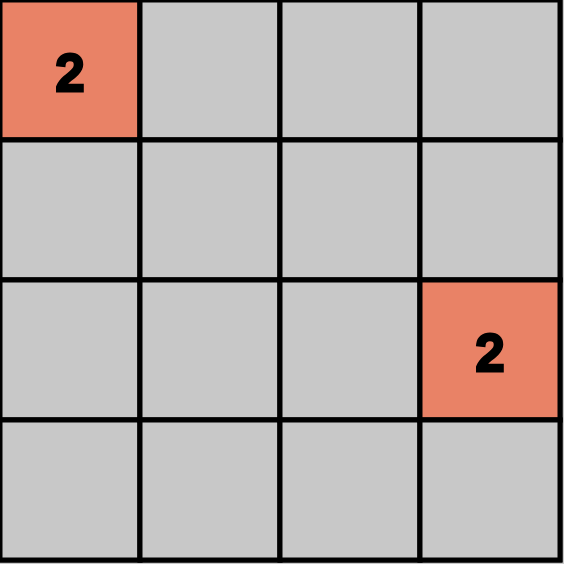
Frame 1 (no input)
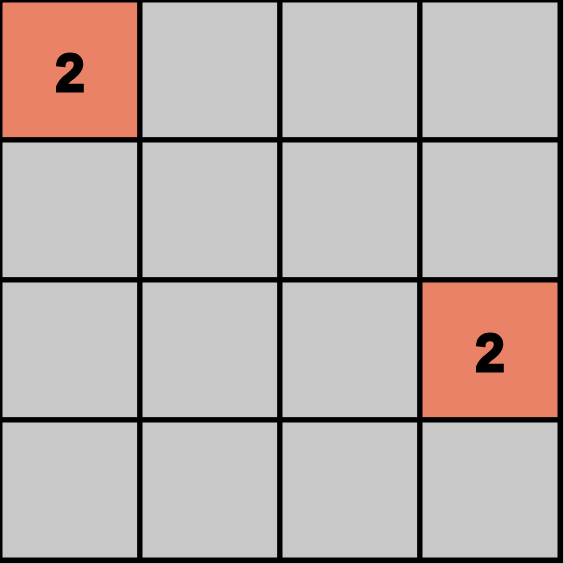
Frame 60 (no input)
Frame 120 (the mouse pressed at the canvas centre since frame 60): identical to frame 60, image omitted

The p5.js sketch that drew these frames (run headless with seeded random() and noise() and a simulated clock; from frame 60 on, the mouse is pressed at the canvas centre):

// p5.js sketch
// ── sketch.js
var grid = [];
var rows = 4;
var cols = 4;
var cellWidth = 140;


function setup() {
  createCanvas(cols*cellWidth + 4, rows*cellWidth + 4);
  background(200);
  createGrid();


  var t = new Tile(0,0,2);
  var t2 = new Tile(3,2,2);

}

function draw() {
  showCells();
}





function createGrid() {
  for (var i = 0; i < rows; i++) {
    grid[i] = [];
    for (var j = 0; j < cols; j++) {
      grid[i].push(new Cell(i,j));
    }
  }
}


function showCells() {
  for (var i = 0; i < rows; i++) {
    for (var j = 0; j < cols; j++) {
      grid[i][j].show();
    }
  }
}


function keyPressed() {
  if (keyCode == UP_ARROW) move(0,-1);
  if (keyCode == RIGHT_ARROW) move(1,0);
  if (keyCode == DOWN_ARROW) move(0,1);
  if (keyCode == LEFT_ARROW) move(-1,0);
  addTile();
}


function move(x,y) {
  if (x == 0 && y == -1) {
    for (var i = 0; i < rows; i++) {
      for (var j = 0; j < cols; j++) {
        if (grid[i][j].occupant != undefined) {
          grid[i][j].occupant.move(x,y);
        }
      }
    }
  }

  if (x == 1 && y == 0) {
    for (var i = rows; i > 0; i--) {
      for (var j = 0; j < cols; j++) {
        if (grid[i][j].occupant != undefined) {
          grid[i][j].occupant.move(x,y);
        }
      }
    }
  }

  if (x == 0 && y == 1) {
    for (var i = 0; i < rows; i++) {
      for (var j = cols; j > 0; j--) {
        if (grid[i][j].occupant != undefined) {
          grid[i][j].occupant.move(x,y);
        }
      }
    }
  }

  if (x == -1 && y == 0) {
    for (var i = 0; i < rows; i++) {
      for (var j = 0; j < cols; j++) {
        if (grid[i][j].occupant != undefined) {
          grid[i][j].occupant.move(x,y);
        }
      }
    }
  }
}


function addTile() {
  var possibilities = [];

  for (var i = 0; i < rows; i++) {
    for (var j = 0; j < cols; j++) {
      if (grid[i][j].occupant == undefined) {
        possibilities.push(grid[i][j]);
      }
    }
  }
  var spawnPoint = random(possibilities);
  grid[spawnPoint.col][spawnPoint.row].occupant = new Tile(spawnPoint.col,spawnPoint.row,2);
}

// ── cell.js
function Cell(col,row) {
  this.col = col;
  this.row = row;
  this.occupant;

  this.show = function() {
    stroke(0);
    strokeWeight(5);
    noFill();
    rect(this.col*cellWidth,this.row*cellWidth,cellWidth,cellWidth);
    if (this.occupant != undefined) {
      fill(233,150 - this.occupant.value*10,122 - this.occupant.value*10);
      rect(this.col*cellWidth,this.row*cellWidth,cellWidth,cellWidth);
      textSize(50);
      textAlign(CENTER);
      fill(0);
      text(this.occupant.value,this.col*cellWidth + cellWidth/2,this.row*cellWidth + cellWidth/2 + 20);
    } else {
      fill(200);
      rect(this.col*cellWidth,this.row*cellWidth,cellWidth,cellWidth);
    }
  }
}

// ── tile.js
function Tile(col,row,value) {
  this.col = col;
  this.row = row;
  this.value = value;
  this.host = grid[this.col][this.row];
  this.host.occupant = this;

  this.move = function(x,y) {
    for (var i = 0; i < 4; i++) {
      if (grid[this.col + x] != undefined) {
        if (grid[this.col + x][this.row + y] != undefined) {
          console.log(x,y);
          var dest = grid[this.col + x][this.row + y];
          if (dest.occupant != undefined) {
            if (dest.occupant.value == this.value) {
              dest.occupant.value += this.value;
              this.host.occupant = undefined;
            }
          } else {
            this.col = dest.col;
            this.row = dest.row;
            dest.occupant = this;
            this.host.occupant = undefined;
            this.host = dest;
            this.host.occupant = this;
          }
        }
      }
    }
  }
}
